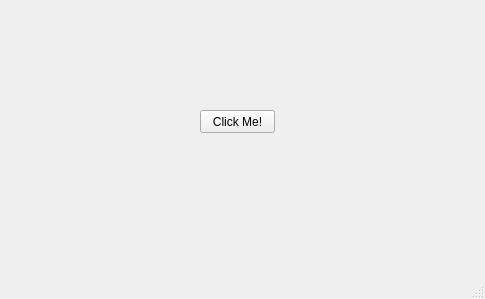
<?xml version="1.0" encoding="UTF-8"?>
<ui version="4.0">
 <class>MainWindow</class>
 <widget class="QMainWindow" name="MainWindow">
  <property name="geometry">
   <rect>
    <x>0</x>
    <y>0</y>
    <width>485</width>
    <height>299</height>
   </rect>
  </property>
  <property name="windowTitle">
   <string>CMakeByHand</string>
  </property>
  <widget class="QWidget" name="centralwidget">
   <widget class="QPushButton" name="pushButton">
    <property name="geometry">
     <rect>
      <x>200</x>
      <y>110</y>
      <width>75</width>
      <height>23</height>
     </rect>
    </property>
    <property name="text">
     <string>Click Me!</string>
    </property>
   </widget>
  </widget>
  <widget class="QMenuBar" name="menubar">
   <property name="geometry">
    <rect>
     <x>0</x>
     <y>0</y>
     <width>485</width>
     <height>21</height>
    </rect>
   </property>
  </widget>
  <widget class="QStatusBar" name="statusbar"/>
 </widget>
 <resources/>
 <connections/>
</ui>
